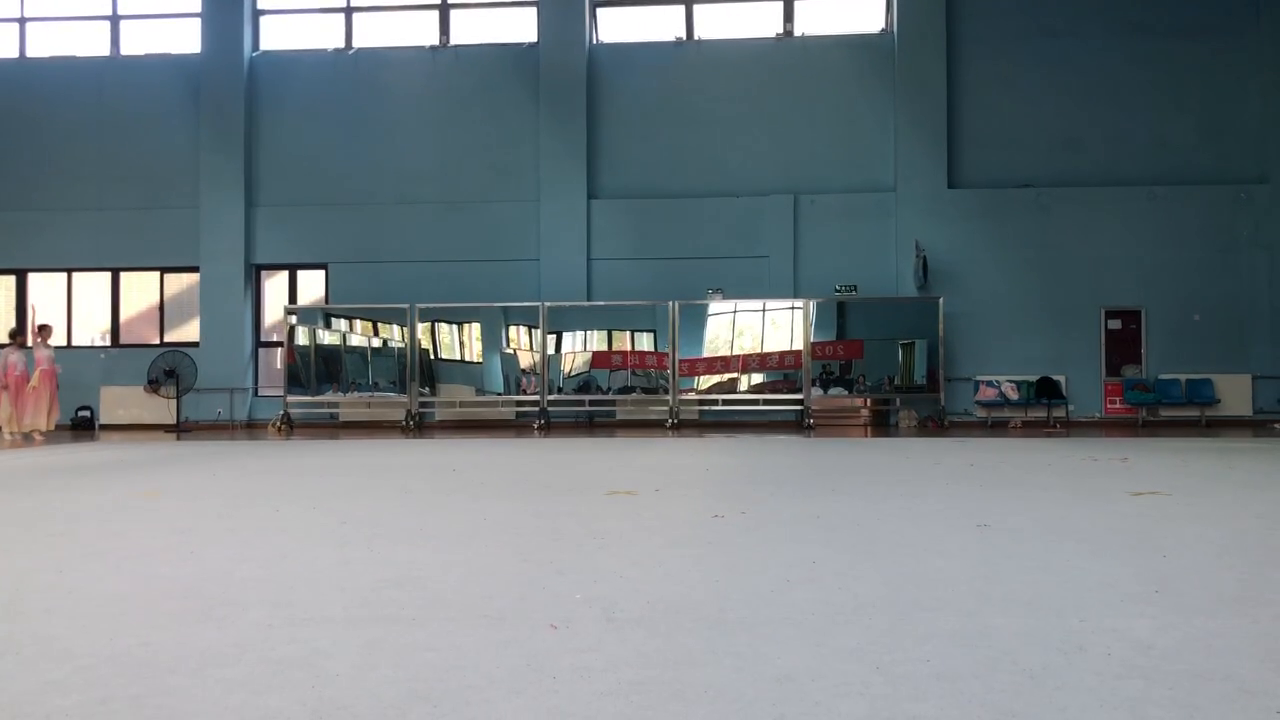
#> input picture frame 21 of migu/SelectPhoto/vv.mp4, 1280 x 720 px, given in place of v2.mp4, which was not available
$ python SP.py
#> lines starting #> are read from the running program, lines starting #| are printed output that depends on the picture
import cv2
import os

# 打开视频文件
video_path = "v2.mp4"
cap = cv2.VideoCapture(video_path)

# 创建保存帧变化图像的文件夹
output_folder = "frame_images"
if not os.path.exists(output_folder):
    os.makedirs(output_folder)

# 每24帧抽取一帧并处理
frame_skip = 24
frame_index = 0

while cap.isOpened():
    ret, frame = cap.read()
#> frame is the input picture: shape (720, 1280, 3); mean B, G, R 132.6, 127.5, 117.7
    if not ret:
        break

    if frame_index % frame_skip == 0:
        resized_frame = cv2.resize(frame, (32, 32))
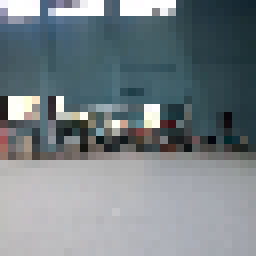
#> resized_frame: shape (32, 32, 3) (shown 8 times larger); mean B, G, R 133.9, 128.8, 118.7
        output_path = os.path.join(output_folder, f"frame_{frame_index:04d}.png")
        cv2.imwrite(output_path, resized_frame)

    frame_index += 1

cap.release()
cv2.destroyAllWindows()

$ run again, starting later in the video
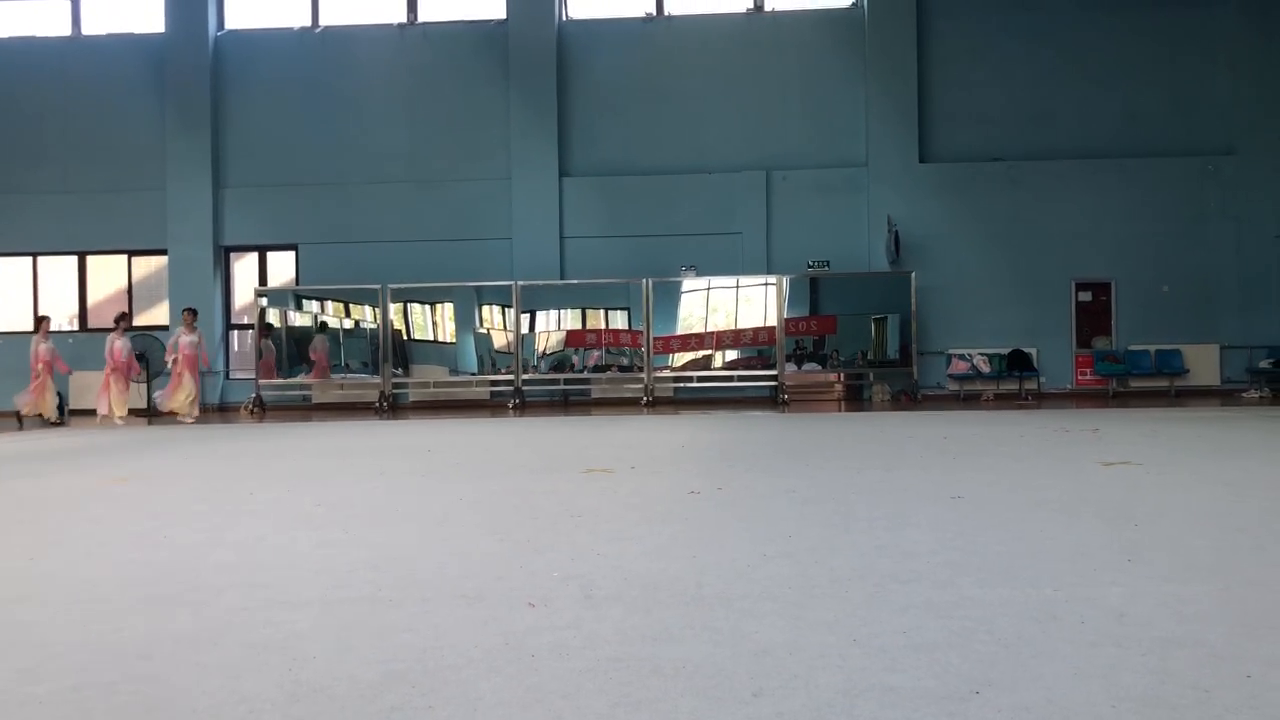
#> input picture frame 94 of migu/SelectPhoto/vv.mp4, 1280 x 720 px, given in place of v2.mp4, which was not available
#> frame is the input picture: shape (720, 1280, 3); mean B, G, R 130.8, 125.7, 116.6
#> `resized_frame = cv2.resize(frame, (32, 32))`:
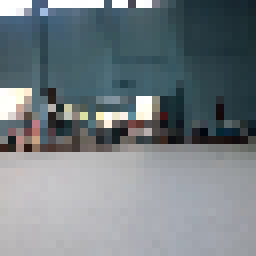
#> resized_frame: shape (32, 32, 3) (shown 8 times larger); mean B, G, R 131.5, 126.4, 117

$ run again, starting later in the video
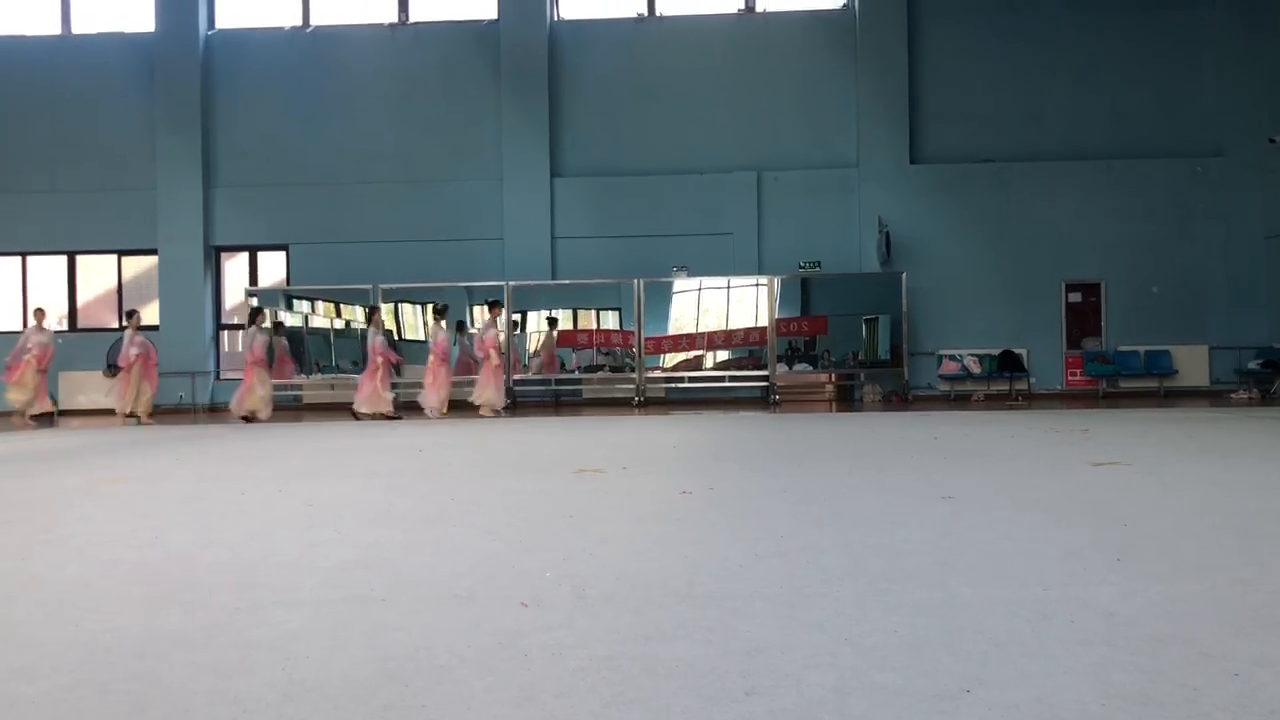
#> input picture frame 168 of migu/SelectPhoto/vv.mp4, 1280 x 720 px, given in place of v2.mp4, which was not available
#> frame is the input picture: shape (720, 1280, 3); mean B, G, R 131.5, 126.3, 117.5
#> `resized_frame = cv2.resize(frame, (32, 32))`:
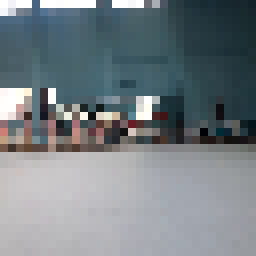
#> resized_frame: shape (32, 32, 3) (shown 8 times larger); mean B, G, R 132.4, 127.3, 118.4
